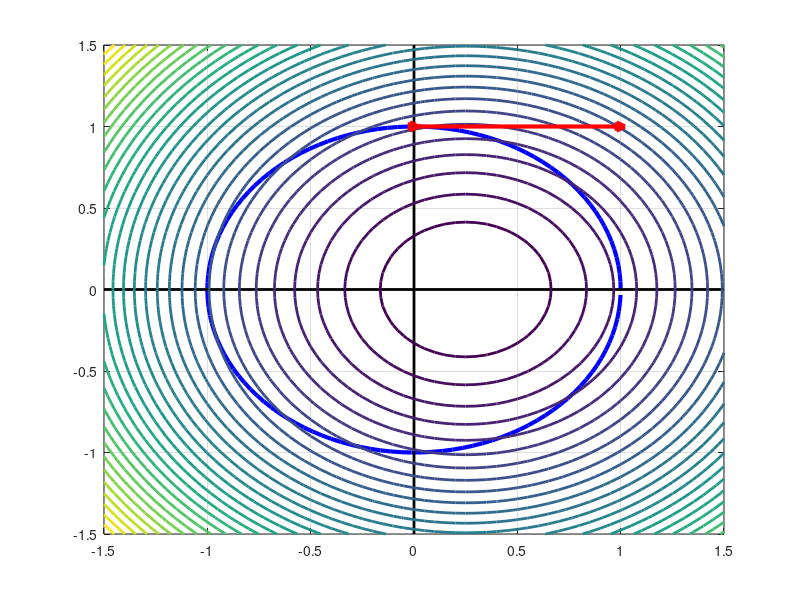

Reproduce this figure in MATLAB.
% 例程 7.7  马拉托斯效应的可视化
figure(1)
%  绘制约束曲线（单位圆）
x1o = 1;
x2o = 0;
for  theta = 0: 0.05: 2*pi
    x1 = cos(theta);
    x2 = sin(theta);
    plot([x1o, x1], [x2o, x2], 'b', 'LineWidth', 3);
    hold on;
    x1o = x1;
    x2o = x2;
end
%  绘制坐标轴
plot([-1.5 1.5], [0, 0], 'k', 'LineWidth', 2);
plot([0, 0], [-1.5, 1.5], 'k', 'LineWidth', 2);
%  绘制目标函数等值线
[vx1, vx2] = meshgrid(-1.5: 0.05: 1.5, -1.5: 0.05: 1.5);
y = 2*(vx1.^2 + vx2.^2 -1) - vx1;
contour(vx1, vx2, y, 30, 'LineWidth', 2);
grid on;
%  绘制SQP搜索步长
plot([0, 1], [1, 1], 'r->', 'LineWidth', 3);
